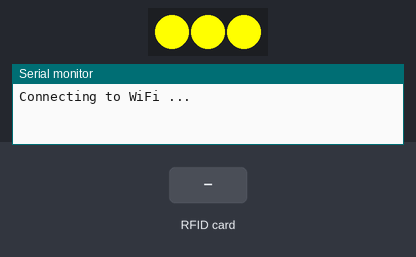
This sketch was run on a simulated ESP32. On the bench: 3 RGB LEDs in strip order, left to right, the last lines printed to the serial monitor. The inputs (shaded band) are chosen by the test bench. Dim RGB values are drawn brighter than linear; WiFi joins after 1.5 s; servers stay silent unless stated; uploads are accepted with an empty reply.

Above: at 1.4 s.
At 4.3 s:
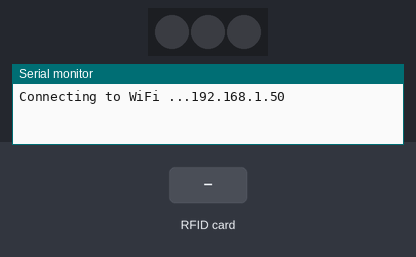
4.4 s: RFID card 5E 7A 19 C4 held to the reader
At 4.7 s:
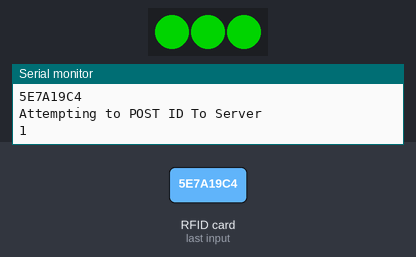
Timing chart, 0 to 7.4 s (numbered marks = the images above; inputs shaded):
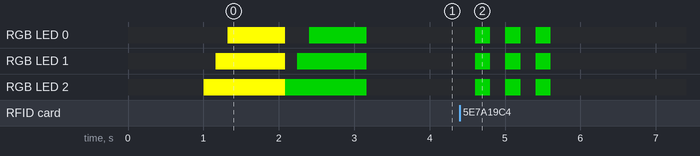

The sketch:

3d_printing_authenticator.ino
```cpp
#include <Wire.h>
#include <PN532_I2C.h>
#include <PN532.h>
#include <NfcAdapter.h>

#include <WiFi.h>
#include <HTTPClient.h>

#include <FastLED.h>

#include "config.h"

#define NUM_LEDS 3

PN532_I2C pn532_i2c(Wire);
NfcAdapter nfc = NfcAdapter(pn532_i2c);
String tagId = "None";
byte nuidPICC[4];

#define DATA_PIN 13
CRGB leds[NUM_LEDS];

void setup() {
  FastLED.addLeds<NEOPIXEL, DATA_PIN>(leds, NUM_LEDS);  // GRB ordering is assumed

  Serial.begin(9600);
  nfc.begin();
  // Setup WiFi
  initWiFi();
  pinMode(DATA_PIN, OUTPUT);
}

void loop() {
  checkWiFi();
  readNFC();
}

void checkWiFi(){
   if (WiFi.status() == WL_CONNECTED) return;

   WiFi.reconnect();
   while (WiFi.status() != WL_CONNECTED) {
    Serial.print('.');
    singleBlink(CRGB::Yellow);
    delay(1000);
  }
  Serial.println(WiFi.localIP());
  singleBlink(CRGB::Green);
}

void singleBlink(const CRGB::HTMLColorCode colour)
{
    for(int j = NUM_LEDS - 1; j >= 0 ; j--)
    {
      leds[j] = colour;
      FastLED.show();
      delay(160);
    }


    delay(600);
    for(int j = 0; j < NUM_LEDS; j++)
    {
      leds[j] = CRGB::Black;
    }
    FastLED.show();
}


void blink(const CRGB::HTMLColorCode colour)
{
  for(int i =0; i < 3; i++)
  {
    for(int j = 0; j < NUM_LEDS; j++)
    {
      leds[j] = colour;
    }
    FastLED.show();

    delay(200);
    for(int j = 0; j < NUM_LEDS; j++)
    {
      leds[j] = CRGB::Black;
    }
    FastLED.show();

    delay(200);

  }

}

void readNFC() {
  if (nfc.tagPresent()) {
    NfcTag tag = nfc.read();
    tag.print();

    int uidLength = tag.getUidLength();
    byte uid[uidLength];
    tag.getUid(uid, uidLength);

    String tagId = "";
    for(size_t i = 0; i < uidLength; i++)
    {
      if(uid[i] < 16)
      {
        tagId += "0";
      }
      tagId += String(uid[i], HEX);
    }
    tagId.toUpperCase();
    // tagId = tag.getUidString();
    Serial.println(tagId);
    bool status = postIDToServer(tagId);
    Serial.println(status);
    if (status)
    {
      blink(CRGB::Green);
    } else
    {
      blink(CRGB::Red);
    }
    // Serial.println(http)
  }
  delay(50);
}

void initWiFi() {
  WiFi.mode(WIFI_STA);
  WiFi.begin(ssid, password);
  Serial.print("Connecting to WiFi ..");
  while (WiFi.status() != WL_CONNECTED) {
    Serial.print('.');
    delay(1000);
    singleBlink(CRGB::Yellow);
  }
  Serial.println(WiFi.localIP());
  singleBlink(CRGB::Green);
}

int postIDToServer(String id) {
  if ((WiFi.status() == WL_CONNECTED)) {
    Serial.println("Attempting to POST ID To Server");
    HTTPClient http;

    // configure traged server and url
    //http.begin("https://www.howsmyssl.com/a/check", ca); //HTTPS
    // http.begin(SERVER_IP, SERVER_PORT, "/addUser"); //HTTP
    // ab cd ef 2 -> ab cd ef 2

    id.replace(" ", "%20");
    http.begin(SERVER_IP, SERVER_PORT, "/print-window/update?uuid=" + id);  //HTTP
    // http.addHeader("Content-Type", "application/json");
    http.addHeader("Accept", "application/json");
    http.setAuthorization(USERNAME, PASSWORD);

    int code = http.POST("");
    return code == 200;
  }

  return -1;
}
```

template_config.h
```cpp
#ifndef CONFIG_HPP
#define CONFIG_HPP

#define USERNAME "server-username"
#define PASSWORD "server-password"

const String ssid = "ssid";
const String password = "wifi-password";
const String SERVER_IP = "SERVER-IP";
const uint16_t SERVER_PORT = 8000;

#endif
```

Measured:
- after the input at 4.4 s, RGB LED 0–2: alternates RGB(0, 128, 0) for 0.20 s and off for 0.20 s, 6 changes in all, then stays off, starting after 0.21 s
